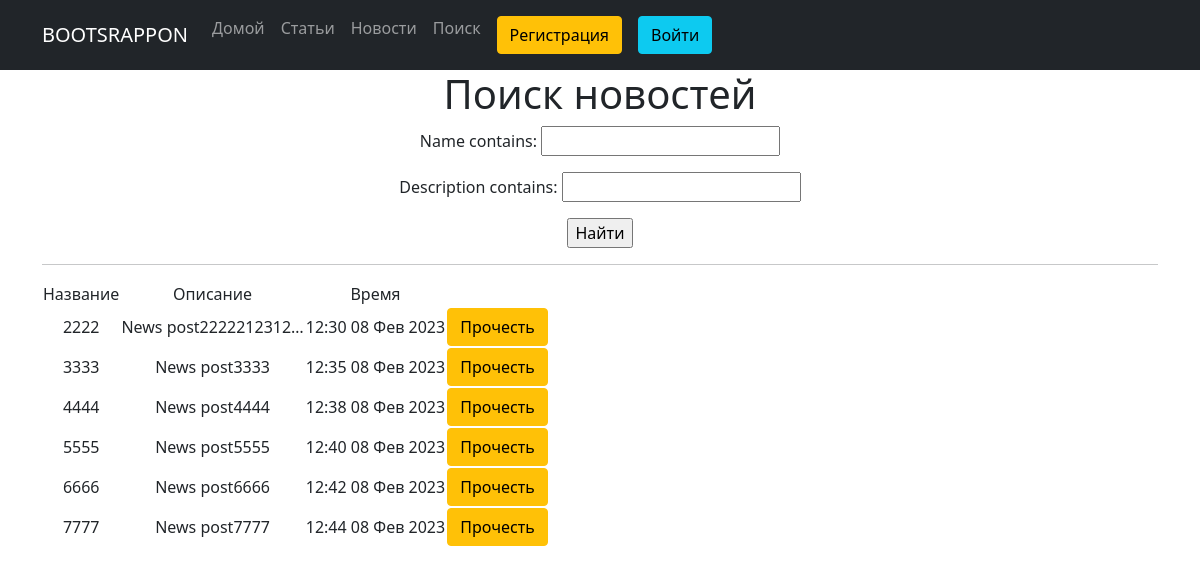
The app's page /search/ with its own data.
### simpleapp/models.py (models this page shows, shortened)
class News(models.Model):
    date = models.DateTimeField(default=datetime.now)
    name = models.CharField(max_length=50, unique=True)
    description = models.TextField(default="News post")

### simpleapp/views.py (the view)
# urls.py: path('search/', NewsSearch.as_view(), name='news_search'),
class NewsSearch(ListView):
    model = News
    template_name = 'news_search.html'
    ordering = 'name'
    context_object_name = 'news'
    def get_queryset(self):
        queryset = super().get_queryset()
        self.filterset = NewsFilter(self.request.GET, queryset)
        return self.filterset.qs
    def get_context_data(self, **kwargs):
        context = super().get_context_data(**kwargs)
        context['filterset'] = self.filterset
        return context

### simpleapp/templatetags/custom_filters.py (called while the page is built)
@register.filter()
def censor(value):
    try:
        if "редиска" in value:
            value = value.replace('редиска', 'р******')
            return value
        else:
            return value
    except:
        raise TypeError("Функция принимает только строки")

### templates/news_search.html (shortened to what this page needs)
{% extends 'flatpages/default.html' %}
{% load custom_filters %}
{% load custom_tags %}
{% block content %}
   <h1>Поиск новостей</h1>
   <form action="" method="get">
       {{ filterset.form.as_p }}
       <input type="submit" value="Найти" />
   </form>
   <hr>
   {% if news %}
       <table>
           <tr>
               <td>Название</td>
               <td>Описание</td>
               <td>Время</td>
           </tr>
           {% for post in news %}
           <tr>
               <td>{{ post.name }}</td>
               <td>{{ post.description|censor|truncatechars:20 }}</td>
               <td>{{ post.date|date:'h:s d M Y' }}</td>
               <td><a href="{% url 'news_detail' post.id %}" class="btn btn-warning">Прочесть</a></td>
           </tr>
           {% endfor %}
       </table>
   {% else %}
       <h2>Таких новостей нет!</h2>
   {% endif %}
{% endblock content %}

### records on screen
News: name "2222", description|censor "News post2222212312…", date "12:30 08 Фев 2023"
News: name "3333", description|censor "News post3333", date "12:35 08 Фев 2023"
News: name "4444", description|censor "News post4444", date "12:38 08 Фев 2023"
News: name "5555", description|censor "News post5555", date "12:40 08 Фев 2023"
News: name "6666", description|censor "News post6666", date "12:42 08 Фев 2023"
News: name "7777", description|censor "News post7777", date "12:44 08 Фев 2023"
